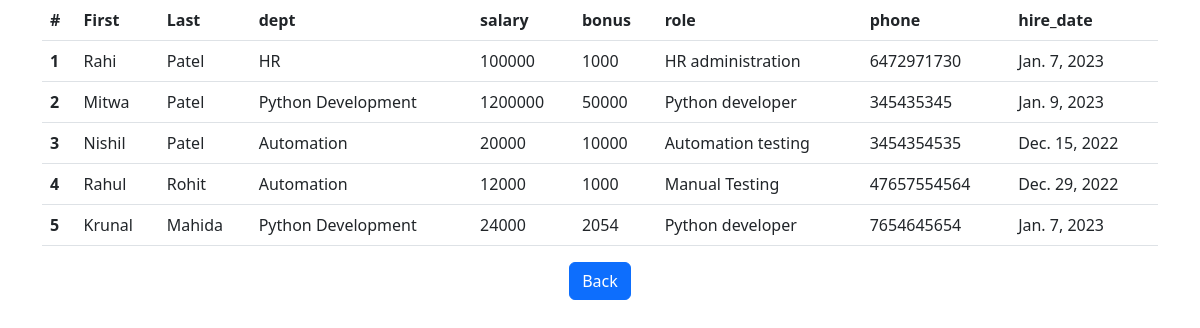
The app's page /all_emp with its own data.
### emp_app/models.py (models this page shows, shortened)
class Employee(models.Model):
    id = models.IntegerField(primary_key=True, unique=True, null=False)
    first_name = models.CharField(max_length=100, null=False)
    last_name = models.CharField(max_length=100, null=False)
    dept = models.ForeignKey(Department, on_delete=models.CASCADE, null=False)
    salary = models.IntegerField(default=0)
    bonus = models.IntegerField(default=0)
    role = models.ForeignKey(Role, on_delete=models.CASCADE, null=False)
    phone = models.IntegerField(default=0)
    hire_date = models.DateField()

class Department(models.Model):
    id = models.IntegerField(primary_key=True, unique=True)
    name = models.CharField(max_length=100, null=False)
    location = models.CharField(max_length=100)
    def __str__(self):
        return self.name

class Role(models.Model):
    name = models.CharField(max_length=100, null=False)
    def __str__(self):
        return self.name

### emp_app/views.py (the view)
# urls.py: path("all_emp", views.all_emp, name="all_emp"),
def all_emp(request):
    all_employee = Employee.objects.all()
    return render(request, "all_employee.html", {"all_employee": all_employee})

### emp_app/templates/all_employee.html (shortened to what this page needs)
{% extends "base.html" %}
{% block content %}
<table class="table table-hover">
<thead>
    <tr>
      <th scope="col">#</th>
      <th scope="col">First</th>
      <th scope="col">Last</th>
      <th scope="col">dept</th>
      <th scope="col">salary</th>
      <th scope="col">bonus</th>
      <th scope="col">role</th>
      <th scope="col">phone</th>
      <th scope="col">hire_date</th>
    </tr>
  </thead>
  <tbody>
  {% for employee in all_employee %}
    <tr>
      <th scope="row">{{employee.id}}</th>
      <td>{{employee.first_name}}</td>
      <td>{{employee.last_name}}</td>
      <td>{{employee.dept}}</td>
      <td>{{employee.salary}}</td>
      <td>{{employee.bonus}}</td>
      <td>{{employee.role}}</td>
      <td>{{employee.phone}}</td>
      <td>{{employee.hire_date}}</td>
    </tr>
  {% endfor %}
  </tbody>
</table>
        <div class="col-md-12 text-center">
            <a type="button" class="btn btn-primary" href="/">Back</a>
        </div>
{% endblock %}

### emp_app/templates/base.html (shortened to what this page needs)
<!DOCTYPE html>
<html lang="en">
<head>
    <link href="https://cdn.jsdelivr.net/npm/bootstrap@5.3.0-alpha1/dist/css/bootstrap.min.css" rel="stylesheet">
</head>
<body>
<div class="container">
    {% block content %} {% endblock %}
</div>
</body>
</html>

### records on screen
Employee: id "1", first_name "Rahi", last_name "Patel", dept "HR", salary "100000", bonus "1000", role "HR administration", phone "6472971730", hire_date "Jan. 7, 2023"
Employee: id "2", first_name "Mitwa", last_name "Patel", dept "Python Development", salary "1200000", bonus "50000", role "Python developer", phone "345435345", hire_date "Jan. 9, 2023"
Employee: id "3", first_name "Nishil", last_name "Patel", dept "Automation", salary "20000", bonus "10000", role "Automation testing", phone "3454354535", hire_date "Dec. 15, 2022"
Employee: id "4", first_name "Rahul", last_name "Rohit", dept "Automation", salary "12000", bonus "1000", role "Manual Testing", phone "47657554564", hire_date "Dec. 29, 2022"
Employee: id "5", first_name "Krunal", last_name "Mahida", dept "Python Development", salary "24000", bonus "2054", role "Python developer", phone "7654645654", hire_date "Jan. 7, 2023"
